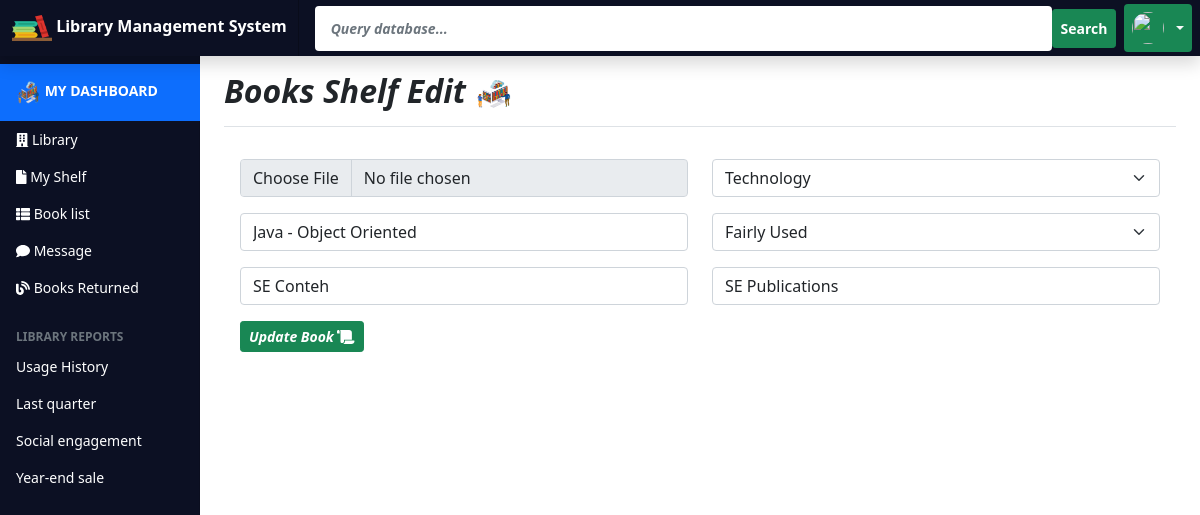
The app's page /student/edit-books.php?editbook=4 with its own data.
### tables this page shows
CREATE TABLE IF NOT EXISTS `tblbook` (
  `bookid` int(11) NOT NULL AUTO_INCREMENT,
  `bookcover` varchar(255) DEFAULT NULL,
  `booktitle` varchar(50) DEFAULT NULL,
  `bookauthor` varchar(50) DEFAULT NULL,
  `bookcategoryid` int(5) DEFAULT NULL,
  `bookstatusid` int(5) DEFAULT NULL,
  `bookpublisher` varchar(50) DEFAULT NULL,
  `bookdateadded` date DEFAULT NULL,
  PRIMARY KEY (`bookid`),
  KEY `bookcategoryid` (`bookcategoryid`),
  KEY `bookstatusid` (`bookstatusid`)
);

CREATE TABLE IF NOT EXISTS `tblbookcategory` (
  `bookcatid` int(11) NOT NULL AUTO_INCREMENT,
  `bookcatname` varchar(50) NOT NULL,
  PRIMARY KEY (`bookcatid`)
);

CREATE TABLE IF NOT EXISTS `tblbookstatus` (
  `bookstatusid` int(11) NOT NULL AUTO_INCREMENT,
  `bookstatusname` varchar(50) NOT NULL,
  PRIMARY KEY (`bookstatusid`)
);

### student/edit-books.php (the view, shortened to what this page needs)
<?php include 'dashboard-sidebar.php';
?>
    <main class="col-md-9 ms-sm-auto col-lg-10 px-md-4">
      <div class="d-flex justify-content-between flex-wrap flex-md-nowrap align-items-center pt-3 pb-2 mb-3 border-bottom">
        <h4 class="h2 fst-italic fw-bold">Books Shelf Edit
             <img src="../assets/LMS Icons/2.png" width="40" height="32"></h4>
      </div>
     <?php
    include '../includes/config.php';
    if(isset($_GET['editbook'])){
        $id = $_GET['editbook'];
        $datashowquery = "SELECT * FROM tblbook
        JOIN tblbookcategory ON  tblbookcategory.bookcatid = tblbook.bookcategoryid
        JOIN tblbookstatus ON tblbookstatus.bookstatusid = tblbook.bookstatusid
         WHERE tblbook.bookid = '$id'";
        $datashowqueryrun = mysqli_query($conn, $datashowquery);
        $row = mysqli_fetch_assoc($datashowqueryrun);
    }
?>
<form action="controller.php" method="POST" enctype="multipart/form-data">
      <div class="modal-body">
      <div class="row">
          <div class="col-md-6">
          <div class="form-group mb-3">
            <input type="file" class="form-control" name="cover" value="<?php echo $row['bookcover'];?>">
          </div>
          <div class="form-group mb-3">
            <input type="text" class="form-control" name="title" value="<?php echo $row['booktitle'];?>">
          </div>
         <div class="form-group mb-3">
            <input type="text" class="form-control" name="author" value="<?php echo $row['bookauthor'];?>">
          </div>
          </div>
          <div class="col-md-6">
          <div class="form-group mb-3">
          <select name="bookcategory"  class="form-select">
            <option value="<?php echo $row['bookcatid'];?>"><?php echo $row['bookcatname'];?></option>
        </select>
          </div>
          <div class="form-group mb-3">
          <select name="bookstatus" class="form-select">
            <option value="<?php echo $row['bookstatusid'];?>"><?php echo $row['bookstatusname'];?></option>
          </select>
          </div>
          <div class="form-group mb-3">
            <input type="text" class="form-control" name="bookpublisher" value="<?php echo $row['bookpublisher'];?>">
          </div>
          </div>
      </div>
      <button class="btn btn-success btn-sm fw-bold fst-italic" name="adminupdatebook">Update Book <i class="fas fa-scroll"></i></button>
        </form>
    </div>
  </div>
<?php include 'dashboard-footer.php';?>

### records on screen
tblbook: title "Java - Object Oriented", author "SE Conteh", bookcategory "Technology", bookstatus "Fairly Used", bookpublisher "SE Publications"
